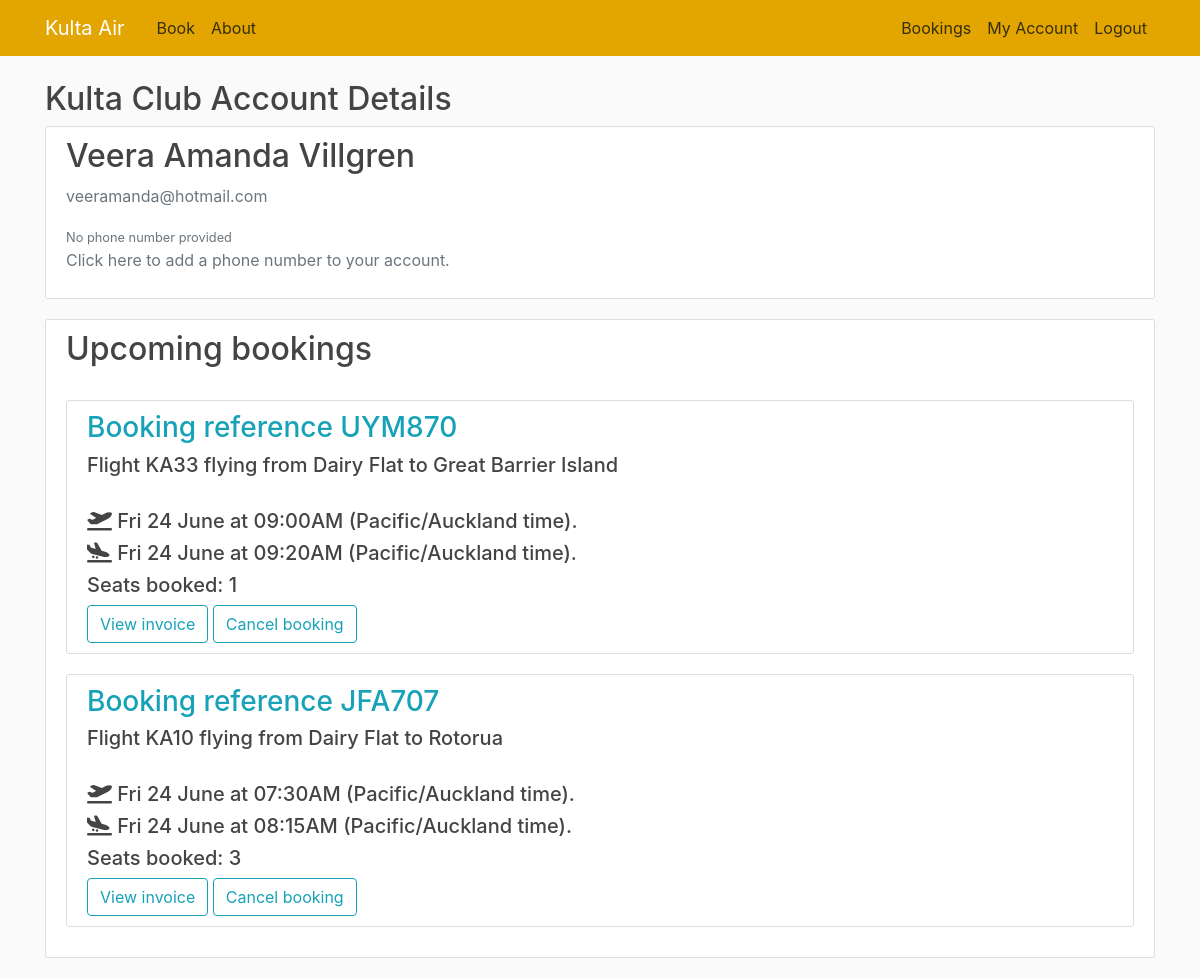
The app's page /customer (signed in) with its own data.
### flightbookingapp/models.py (models this page shows, shortened)
class Customer(db.Model, UserMixin):
    id = db.Column(db.Integer, primary_key=True, unique=True)
    first_name = db.Column(db.VARCHAR(20), nullable=False)
    last_name = db.Column(db.VARCHAR(20), nullable=False)
    email = db.Column(db.VARCHAR(50), nullable=False, unique=True)
    phone_number = db.Column(db.Integer)
    password = db.Column(db.VARCHAR(60), default=None)
    dob = db.Column(db.Date, default=None)
    bookings = db.relationship('Booking', backref='booked_customer', lazy=True)

class Booking(db.Model):
    booking_ref = db.Column(db.VARCHAR(6), primary_key=True, nullable=False, unique=True)
    customer = db.Column(db.Integer, db.ForeignKey('customer.id'), nullable=False)
    flight = db.Column(db.Integer, db.ForeignKey('departure.id'), nullable=False)
    tickets = db.Column(db.Integer, default=1)

class Departure(db.Model):
    id = db.Column(db.Integer, primary_key=True, nullable=False, unique=True)
    flight_number = db.Column(db.VARCHAR(10), db.ForeignKey('route.flight_code'), nullable=False)
    depart_date = db.Column(db.Date, nullable=False)
    stopover_date = db.Column(db.Date)
    arrival_date = db.Column(db.Date, nullable=False)
    price = db.Column(db.Float, nullable=False, default=0.00)
    booked_seats = db.Column(db.Integer, nullable=False, default=0)

class Airport(db.Model):
    int_code = db.Column(db.CHAR(4), primary_key=True, unique=True)
    name = db.Column(db.VARCHAR(50), nullable=False)
    timezone = db.Column(db.String(50))

class Route(db.Model):
    flight_code = db.Column(db.VARCHAR(10), primary_key=True, nullable=False, unique=True)
    depart_time = db.Column(db.Time, nullable=False)
    arrive_time = db.Column(db.Time, nullable=False)
    stopover_time = db.Column(db.Time)
    depart_airport = db.Column(db.CHAR(4), db.ForeignKey('airport.int_code'), nullable=False)
    arrive_airport = db.Column(db.CHAR(4), db.ForeignKey('airport.int_code'), nullable=False)
    stopover_airport = db.Column(db.CHAR(4), db.ForeignKey('airport.int_code'))
    plane = db.Column(db.Integer, db.ForeignKey('aircraft.id'), nullable=False)

### flightbookingapp/routes.py (the view)
@app.route('/customer', methods=['GET', 'POST'])
@login_required
def customer():
    if request.method == "POST":
        if request.form.get('cancel') == 'Cancel booking':
            cancel_booking(request.form.get('booking'))
            return redirect(url_for('customer'))
        if request.form.get('view') == 'View invoice':
            return redirect(url_for('invoice', booking_ref=request.form.get('booking'), surname=current_user.last_name))
    flight_info = collect_user_bookings()
    return render_template('customer.html', title='My Account', bookings=flight_info)

### flightbookingapp/models.py (called while the page is built)
@login_manager.user_loader
def load_customer(user_id):
    return Customer.query.get(int(user_id))

### flightbookingapp/routes.py (called while the page is built)
def collect_user_bookings():
    flight_info = []
    for booking in current_user.bookings:
        departure = Departure.query.filter_by(id=booking.flight).first()
        route = Route.query.filter_by(flight_code=departure.flight_number).first()
        dep_airport = Airport.query.filter_by(int_code=route.depart_airport).first()
        arr_airport = Airport.query.filter_by(int_code=route.arrive_airport).first()
        booking_past = date_in_past(datetime.datetime.combine(departure.depart_date, route.depart_time),
                                    dep_airport.timezone)
        flight_info.append([booking, departure, route, dep_airport, arr_airport, booking_past])
    return sorted(flight_info, key=lambda flight: flight[1].depart_date)

def date_in_past(date_and_time, timezone) -> bool:
    return datetime.datetime.now(ZoneInfo(timezone)) > date_and_time.replace(tzinfo=ZoneInfo(timezone))

### flightbookingapp/templates/customer.html
{% extends "layout.html" %}
{% block content %}
    <h2 class="account-heading"> Kulta Club Account Details </h2>
    <div class="content-section">
        <div class="media">
            <div class="media-body">
                <h2 class="account-heading">{{ current_user.first_name }} {{ current_user.last_name }}</h2>
                <p class="text-secondary">{{ current_user.email }}</p>
                {% if current_user.phone_number == None %}
                    <small class="text-secondary">No phone number provided</small>
                    <p class="text-secondary">Click here to add a phone number to your account.</p>
                {% else %}
                    <p class="text-secondary">{{ current_user.phone_number }}</p>
                    <p>Click here to update your phone number.</p>
                {% endif %}
            </div>
        </div>
    </div>
    {% include 'upcoming_bookings.html' %}
{% endblock content %}

### flightbookingapp/templates/layout.html (shortened to what this page needs)
<!DOCTYPE html>
<html lang="en">
<head>
    <link rel="stylesheet" href="https://cdn.jsdelivr.net/npm/bootstrap@4.3.1/dist/css/bootstrap.min.css"
>
    <link rel="stylesheet" type="text/css" href="{{ url_for('static', filename='main.css') }}">
</head>
<body>
<header class="site-header">
    <nav class="navbar navbar-expand-md navbar-dark bg-steel fixed-top">
        <div class="container">
            <a class="navbar-brand mr-4" href="/">Kulta Air</a>
            <div class="collapse navbar-collapse" id="navbarToggle">
                <div class="navbar-nav mr-auto">
                    <a class="nav-item nav-link" href="{{ url_for('home') }}">Book</a>
                    <a class="nav-item nav-link" href="{{ url_for('about') }}">About</a>
                </div>
                <div class="navbar-nav">
                    <a class="nav-item nav-link" href="{{ url_for('bookings') }}">Bookings</a>
                    {% if current_user.is_authenticated %}
                        <a class="nav-item nav-link" href="{{ url_for('customer') }}">My Account</a>
                        <a class="nav-item nav-link" href="{{ url_for('logout') }}">Logout</a>
                    {% else %}
                        <a class="nav-item nav-link" href="{{ url_for('login') }}">Login</a>
                        <a class="nav-item nav-link" href="{{ url_for('register') }}">Register</a>
                    {% endif %}
                </div>
            </div>
        </div>
    </nav>
</header>
<div class="container">
    {% block content %} {% endblock %}
</div>
</body>
</html>

### flightbookingapp/templates/upcoming_bookings.html (shortened to what this page needs)
<div class="content-section">
    <div class="media">
        <div class="media-body">
            <h2 class="bookings-heading">Upcoming bookings</h2>
            {% set ns = namespace(upcoming=false, past=false) %}
            {% if bookings == [] %}
                <br>
                <p class="text-secondary"><a class="ml-2" href="{{ url_for('home') }}">You have no upcoming bookings.
                    Click here to make one!</a></p>
            {% else %}
                <br>
                {% for booking in bookings %}
                    {% if not booking[5] %}
                        {% set ns.upcoming = true %}
                        <div class="content-section">
                            <form method="post" action="">
                                <h3 class="text-info">Booking reference {{ booking[0].booking_ref.upper() }}</h3>
                                <h5>Flight {{ booking[1].flight_number }} flying from {{ booking[3].name }}
                                    to {{ booking[4].name }}</h5>
                                <br>
                                <h5>
                                    <i class="fa-solid fa-plane-departure"></i> {{ (booking[1].depart_date).strftime("%a %d %B") }}
                                    at
                                    {{ booking[2].depart_time.strftime("%#I:%M%p") }} ({{ booking[3].timezone }} time).
                                </h5>
                                <h5>
                                    <i class="fa-solid fa-plane-arrival"></i> {{ (booking[1].arrival_date).strftime("%a %d %B") }}
                                    at
                                    {{ booking[2].arrive_time.strftime("%#I:%M%p") }} ({{ booking[4].timezone }} time).
                                </h5>
                                <h5>Seats booked: {{ booking[0].tickets }}</h5>
                                <input type="submit" value="View invoice" name="view" class="btn btn-outline-info">
                                <input type="submit" value="Cancel booking" name="cancel" class="btn btn-outline-info">
                            </form>
                        </div>
                    {% else %}
                        {% set ns.past = true %}
                    {% endif %}
                {% endfor %}
            {% endif %}
        </div>
    </div>
</div>

### flightbookingapp/static/main.css (style rules this page uses)
body { background: #fafafa; color: #333333; margin-top: 5rem; }
h1, h2, h3, h4, h5, h6 { color: #444444; }
.bg-steel { background-color: #e3a502; }
.site-header .navbar-nav .nav-link { color: #352e07; }
.content-section { background: #ffffff; padding: 10px 20px; border: 1px solid #dddddd; border-radius: 3px; margin-bottom: 20px; }

### records on screen
Customer: first_name "Veera Amanda", last_name "Villgren", email "veeramanda@hotmail.com"
Booking: booking_ref "UYM870", flight_number "KA33", name "Dairy Flat", name "Great Barrier Island", depart_time "09:00AM", timezone "Pacific/Auckland", arrive_time "09:20AM", tickets "1"
Departure: depart_date "Fri 24 June", arrival_date "Fri 24 June"
Booking: booking_ref "JFA707", flight_number "KA10", name "Dairy Flat", name "Rotorua", depart_time "07:30AM", timezone "Pacific/Auckland", arrive_time "08:15AM", tickets "3"
Departure: depart_date "Fri 24 June", arrival_date "Fri 24 June"
